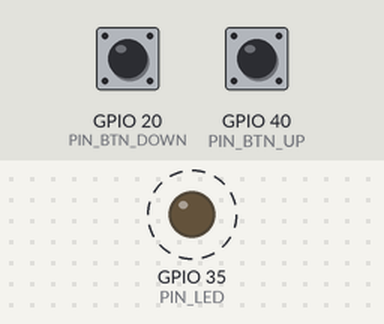
The program below on a simulated ESP32-S3. Parts: output pins drawn as LEDs (lit = HIGH). Dashed ring = blinking. Inputs (shaded band) come from the test bench; at power-on: GPIO 20 (PIN_BTN_DOWN) HIGH, GPIO 40 (PIN_BTN_UP) HIGH. What the program prints to the serial monitor is not drawn.

Above: at 1.2 s.
1.3 s: GPIO 20 (PIN_BTN_DOWN) pulled LOW for 0.15 s
4.3 s: GPIO 40 (PIN_BTN_UP) pulled LOW for 0.15 s
Timing chart, 0 to 13.3 s (numbered marks = the images above; inputs shaded):
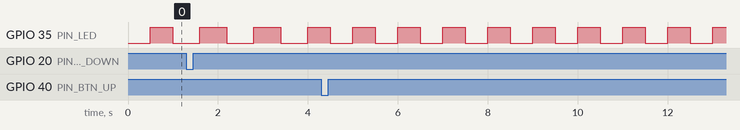

The program:

main.cpp
```cpp
#include <Arduino.h>

// --- Definición de Pines ---
const int PIN_LED = 35;
const int PIN_BTN_UP = 40;
const int PIN_BTN_DOWN = 20;

// --- Variables de Configuración ---
hw_timer_t *timer = NULL;
const int TIMER_INTERVAL_US = 1000;

const int MAX_PERIOD_MS = 2000;
const int MIN_PERIOD_MS = 50;
const int STEP_MS = 100;
const int DEBOUNCE_TIME_MS = 50;

// --- Variables Volátiles (Compartidas con la ISR) ---
volatile int currentPeriodMs = 500;
volatile int blinkCounter = 0;
volatile bool ledState = false;

// --- CRITICAL SECTION MUX (ESTA ES LA LÍNEA QUE FALTABA) ---
portMUX_TYPE timerMux = portMUX_INITIALIZER_UNLOCKED;

// Estructura para manejar el estado de los botones
struct ButtonState {
    int pin;
    int stableCount;
    bool lastReading;
    bool state;
    bool actionPending;
};

volatile ButtonState btnUp = {PIN_BTN_UP, 0, true, true, false};
volatile ButtonState btnDown = {PIN_BTN_DOWN, 0, true, true, false};

// --- Declaración de funciones ---
void IRAM_ATTR onTimer();
void handleButtonLogic(volatile ButtonState &btn);

// --- Configuración Inicial (Setup) ---
void setup() {
    Serial.begin(115200);

    pinMode(PIN_LED, OUTPUT);
    pinMode(PIN_BTN_UP, INPUT_PULLUP);
    pinMode(PIN_BTN_DOWN, INPUT_PULLUP);

    // Configurar Timer 0 (Prescaler 80, CountUp true)
    timer = timerBegin(0, 80, true);
    timerAttachInterrupt(timer, &onTimer, true);
    timerAlarmWrite(timer, TIMER_INTERVAL_US, true);
    timerAlarmEnable(timer);

    Serial.println("Sistema iniciado. Timer corriendo a 1ms.");
}

// --- Bucle Principal (Loop) ---
void loop() {
    // CASO 1: Botón SUBIR Frecuencia
    if (btnUp.actionPending) {
        // Bloqueamos interrupciones momentáneamente para leer/escribir variable compartida
        portENTER_CRITICAL(&timerMux);
        currentPeriodMs -= STEP_MS;
        if (currentPeriodMs < MIN_PERIOD_MS) currentPeriodMs = MIN_PERIOD_MS;
        btnUp.actionPending = false;
        portEXIT_CRITICAL(&timerMux);

        Serial.printf("Frecuencia Aumentada (Periodo menor). Periodo actual: %d ms\n", currentPeriodMs);
    }

    // CASO 2: Botón BAJAR Frecuencia
    if (btnDown.actionPending) {
        portENTER_CRITICAL(&timerMux);
        currentPeriodMs += STEP_MS;
        if (currentPeriodMs > MAX_PERIOD_MS) currentPeriodMs = MAX_PERIOD_MS;
        btnDown.actionPending = false;
        portEXIT_CRITICAL(&timerMux);

        Serial.printf("Frecuencia Disminuida (Periodo mayor). Periodo actual: %d ms\n", currentPeriodMs);
    }

    delay(10);
}

// --- Rutina de Servicio de Interrupción (ISR) ---
void IRAM_ATTR onTimer() {

    // 1. Lógica del LED
    blinkCounter++;
    if (blinkCounter >= currentPeriodMs) {
        blinkCounter = 0;
        ledState = !ledState;
        digitalWrite(PIN_LED, ledState);
    }

    // 2. Lógica de Botones
    handleButtonLogic(btnUp);
    handleButtonLogic(btnDown);
}

void IRAM_ATTR handleButtonLogic(volatile ButtonState &btn) {
    bool currentRead = digitalRead(btn.pin);

    if (currentRead != btn.lastReading) {
        btn.stableCount = 0;
    } else {
        btn.stableCount++;
    }

    btn.lastReading = currentRead;

    if (btn.stableCount >= DEBOUNCE_TIME_MS) {
        if (btn.state != currentRead) {
            btn.state = currentRead;

            // Detectar Flanco de Bajada (Pulsación en PULLUP)
            if (btn.state == LOW) {
                btn.actionPending = true;
            }
        }
    }
}
```

Measured:
- by itself, GPIO 35 (PIN_LED): alternates HIGH for 0.50 s and LOW for 0.50 s
